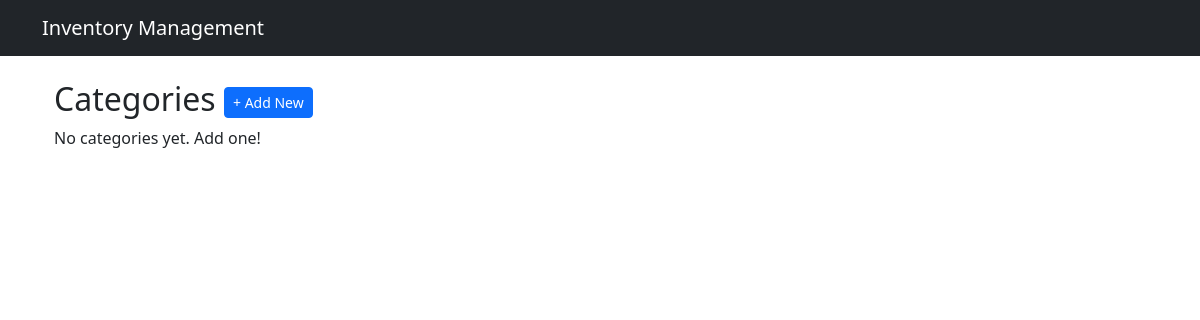
Before: /categories/ (signed in) with the older database file.
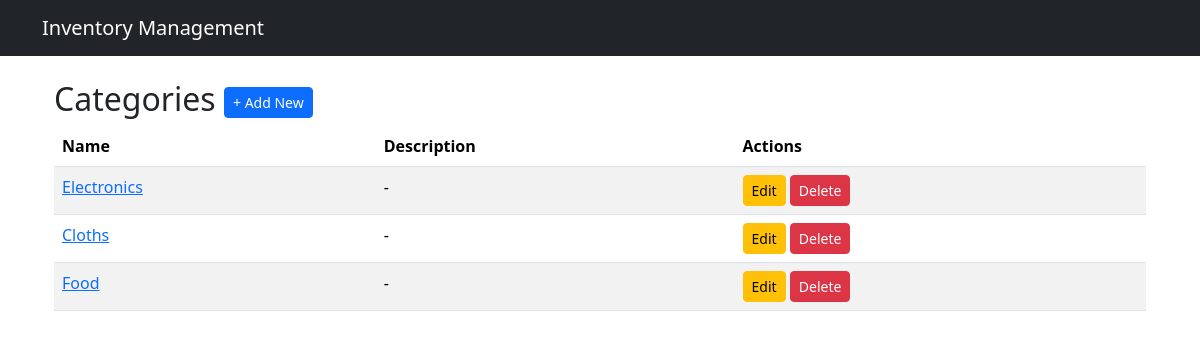
After: the same page with the newer database file.
### inventory/models.py (models this page shows, shortened)
class Category(models.Model):
    name = models.CharField(max_length=100, unique=True)
    description = models.TextField(blank=True)
    class Meta:
        verbose_name_plural = "categories"

### inventory/views.py (the view)
# urls.py: path('categories/', CategoryListView.as_view(), name='category_list'),
class CategoryListView(LoginRequiredMixin, ListView):
    model = Category
    template_name = 'inventory/category_list.html'
    context_object_name = 'categories'

### inventory/templates/inventory/category_list.html (shortened to what this page needs)
{% extends 'inventory/base.html' %}
{% block content %}
<div class="container mt-4">
    <h2>Categories
         <a href="{% url 'category_create' %}" class="btn btn-primary btn-sm">+ Add New</a>
    </h2>
    {% if categories %}
    <table class="table table-striped">
        <thead>
            <tr>
                <th>Name</th>
                <th>Description</th>
                <th>Actions</th>
            </tr>
        </thead>
        <tbody>
            {% for category in categories %}
            <tr>
                <td><a href="{% url 'category_detail' category.pk %}">{{ category.name }}</a></td>
                <td>{{ category.description|truncatewords:15|default:"-" }}</td>
                <td>
                    <a href="{% url 'category_update' category.pk %}" class="btn btn-sm btn-warning">Edit</a>
                    <a href="{% url 'category_delete' category.pk %}" class="btn btn-sm btn-danger">Delete</a>
                </td>
            </tr>
            {% endfor %}
        </tbody>
    </table>
    {% else %}
    <p>No categories yet. Add one!</p>
    {% endif %}
</div>
{% endblock %}

### inventory/templates/inventory/base.html (shortened to what this page needs)
<!DOCTYPE html>
<html lang="en">
<head>
    <link href="https://cdn.jsdelivr.net/npm/bootstrap@5.3.3/dist/css/bootstrap.min.css" rel="stylesheet">
</head>
<body>
    <nav class="navbar navbar-expand-lg navbar-dark bg-dark">
        <div class="container">
            <a class="navbar-brand" href="{% url 'home' %}">Inventory Management</a>
        </div>
    </nav>
    <div class="container mt-4">
        {% block content %}{% endblock %}
    </div>
</body>
</html>

Changed rows visible on the page:
added Category: name "Electronics", description "-"
added Category: name "Cloths", description "-"
added Category: name "Food", description "-"
Other visible differences:
text no longer shown: "No categories yet. Add one!"
text now shown: "Name Description Actions"
